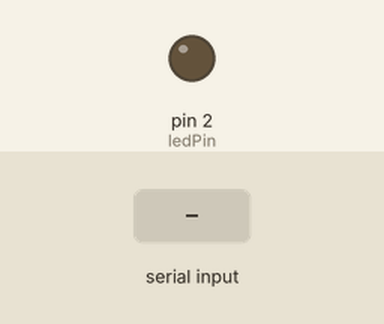
Recording of a sketch running on a simulated Arduino Uno, built with avr-gcc and run on an emulated ATmega328P. On the bench: output pins drawn as LEDs (lit = HIGH). The inputs (shaded band) are chosen by the test bench. What the sketch prints to the serial monitor is not drawn.

Above: at 1.2 s.
1.3 s: "2\n" received over Serial
At 2.1 s:
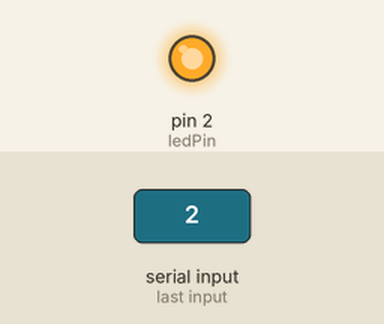
3.8 s: "1\n" received over Serial
At 6.6 s:
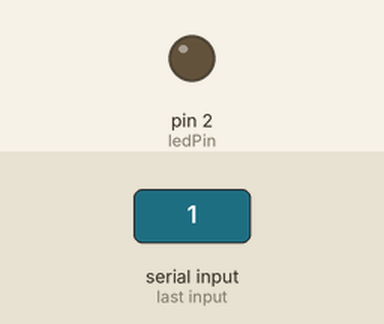
6.8 s: "3\n" received over Serial
At 8.2 s:
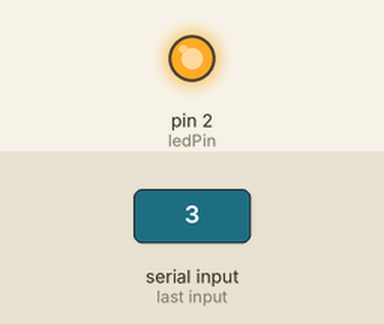
Timing chart, 0 to 9.8 s (numbered marks = the images above; inputs shaded):
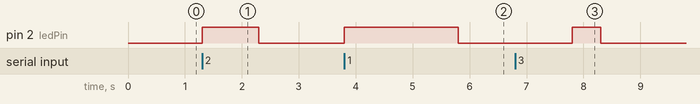

Measured:
- after the input at 1.3 s, pin 2 (ledPin): LOW → HIGH at once, → LOW 1.0 s later
- after the input at 3.8 s, pin 2 (ledPin): LOW → HIGH at once, → LOW 2.0 s later
- after the input at 6.8 s, pin 2 (ledPin): LOW → HIGH after 1.0 s, → LOW 0.50 s later

The sketch:

ex2.ino
```cpp
int ledPin = 2;
int speedDelay = 0;

void setup() {
  Serial.begin(115200);
  pinMode(ledPin, OUTPUT);
  Serial.println("Input 1,2,3:");
  // put your setup code here, to run once:

}

void loop() {
  if(Serial.available()>0){
    int value = Serial.parseInt();
    if(value == 1){
      speedDelay = 2000;
      // Serial.println("Slow Blink as 2000ms");
    }else if(value == 2){
      speedDelay = 1000;
      // Serial.println("Slow Blink as 1000ms");
    }else if(value == 3){
      speedDelay = 500;
      // Serial.println("Slow Blink as 500ms");
    }else{
      speedDelay = 0;
      Serial.println("Wrong Input");
    }

  }
  // put your main code here, to run repeatedly:
  if(speedDelay>0){
    digitalWrite(ledPin, HIGH);
    delay(speedDelay);
    digitalWrite(ledPin, LOW);
    delay(speedDelay);
  }


}
```
